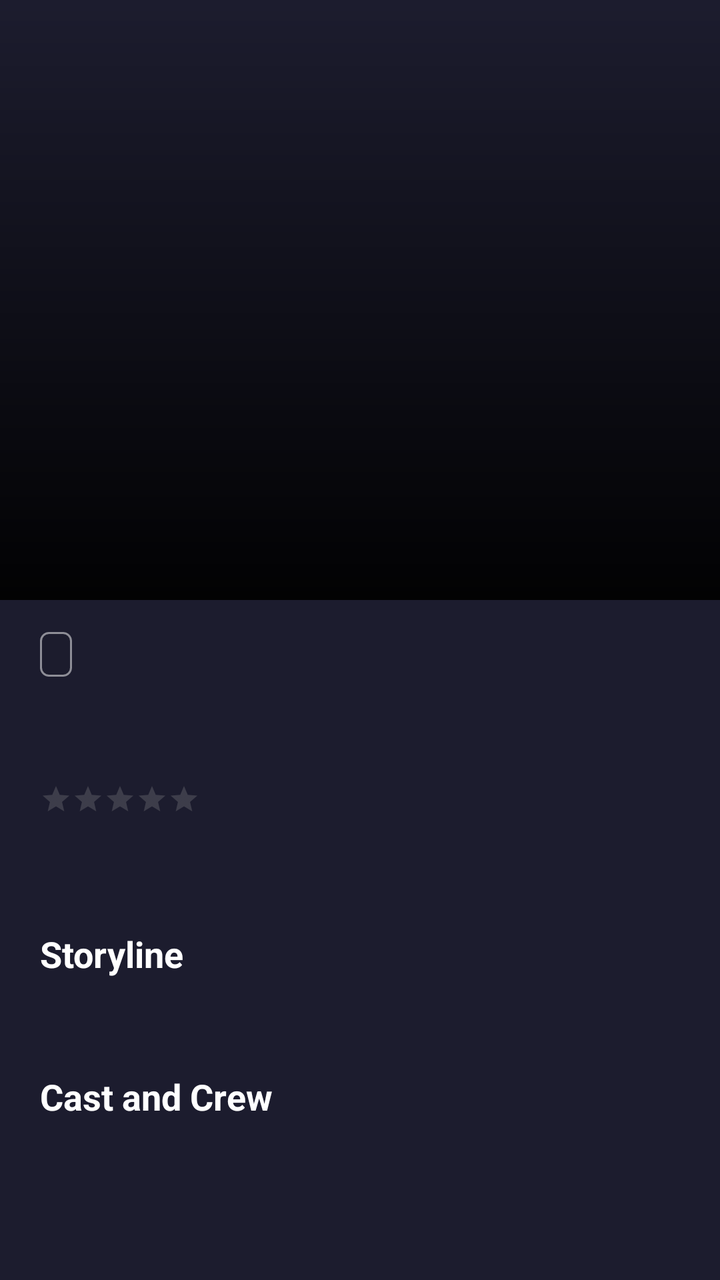
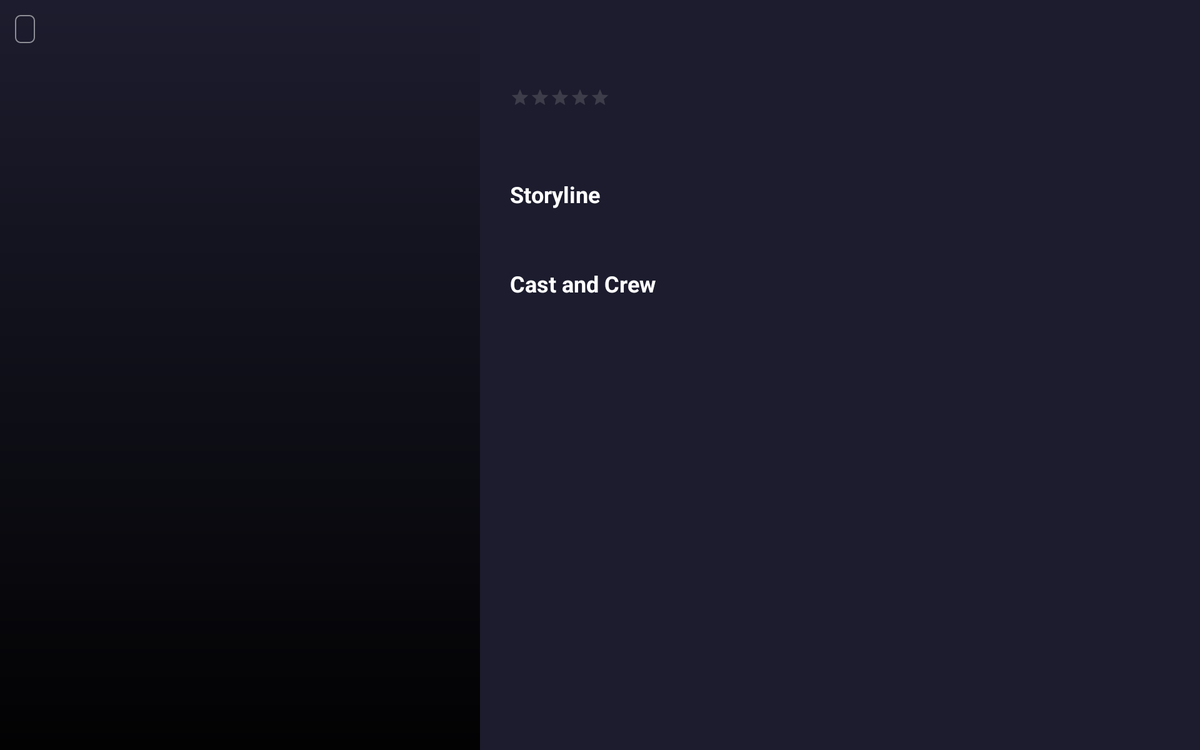

One screen, two layout resources from the same app: the default and the repository's alternative for another configuration. Each is rendered where Android would select it; the XML of both is given below.
<!-- AndroidManifest.xml: application theme Theme.KinoMaket -->
<!-- res/layout/fragment_movie_detail.xml -->
<?xml version="1.0" encoding="utf-8"?>
<FrameLayout
    xmlns:android="http://schemas.android.com/apk/res/android"
    android:layout_width="match_parent"
    android:layout_height="match_parent">

    <ScrollView
        android:layout_width="match_parent"
        android:layout_height="match_parent"
        android:fillViewport="true">

        <LinearLayout
            android:layout_width="match_parent"
            android:layout_height="wrap_content"
            android:orientation="vertical">

            <FrameLayout
                android:layout_width="match_parent"
                android:layout_height="300dp">

                <ImageView
                    android:id="@+id/moviePoster"
                    android:layout_width="match_parent"
                    android:layout_height="match_parent"
                    android:scaleType="centerCrop"
                    android:contentDescription="@null" />

                <View
                    android:layout_width="match_parent"
                    android:layout_height="match_parent"
                    android:background="@drawable/bg_bottom_gradient" />

            </FrameLayout>

            <LinearLayout
                android:layout_width="match_parent"
                android:layout_height="wrap_content"
                android:orientation="vertical"
                android:paddingStart="20dp"
                android:paddingEnd="20dp"
                android:paddingTop="16dp"
                android:paddingBottom="24dp">

                <TextView
                    android:id="@+id/tvAgeBadge"
                    android:layout_width="wrap_content"
                    android:layout_height="wrap_content"
                    android:background="@drawable/bg_age_badge"
                    android:paddingStart="8dp"
                    android:paddingEnd="8dp"
                    android:paddingTop="3dp"
                    android:paddingBottom="3dp"
                    android:textColor="@color/colorTextPrimary"
                    android:textSize="12sp"
                    android:textStyle="bold" />

                <TextView
                    android:id="@+id/tvTitle"
                    android:layout_width="wrap_content"
                    android:layout_height="wrap_content"
                    android:layout_marginTop="8dp"
                    android:textColor="@color/colorTextPrimary"
                    android:textSize="28sp"
                    android:textStyle="bold" />

                <RatingBar
                    android:id="@+id/ratingBar"
                    style="@style/Widget.AppCompat.RatingBar.Small"
                    android:layout_width="wrap_content"
                    android:layout_height="wrap_content"
                    android:layout_marginTop="8dp"
                    android:numStars="5"
                    android:stepSize="0.5"
                    android:isIndicator="true"
                    android:progressTint="@color/colorPrimary"
                    android:secondaryProgressTint="@color/colorPrimary"
                    android:progressBackgroundTint="@color/colorTextSecondary" />

                <TextView
                    android:id="@+id/tvYearGenres"
                    android:layout_width="wrap_content"
                    android:layout_height="wrap_content"
                    android:layout_marginTop="8dp"
                    android:textColor="@color/colorTextSecondary"
                    android:textSize="14sp" />

                <com.google.android.material.chip.ChipGroup
                    android:id="@+id/chipGroupGenres"
                    android:layout_width="match_parent"
                    android:layout_height="wrap_content"
                    android:layout_marginTop="10dp" />

                <TextView
                    android:layout_width="wrap_content"
                    android:layout_height="wrap_content"
                    android:layout_marginTop="20dp"
                    android:text="@string/storyline"
                    android:textColor="@color/colorTextPrimary"
                    android:textSize="18sp"
                    android:textStyle="bold" />

                <TextView
                    android:id="@+id/tvStoryline"
                    android:layout_width="match_parent"
                    android:layout_height="wrap_content"
                    android:layout_marginTop="8dp"
                    android:textColor="@color/colorTextSecondary"
                    android:textSize="14sp"
                    android:lineSpacingExtra="4dp" />

                <TextView
                    android:layout_width="wrap_content"
                    android:layout_height="wrap_content"
                    android:layout_marginTop="20dp"
                    android:text="@string/cast_and_crew"
                    android:textColor="@color/colorTextPrimary"
                    android:textSize="18sp"
                    android:textStyle="bold" />

                <HorizontalScrollView
                    android:layout_width="match_parent"
                    android:layout_height="wrap_content"
                    android:layout_marginTop="12dp"
                    android:scrollbars="none">

                    <LinearLayout
                        android:id="@+id/castContainer"
                        android:layout_width="wrap_content"
                        android:layout_height="wrap_content"
                        android:orientation="horizontal"
                        android:paddingBottom="8dp" />

                </HorizontalScrollView>

            </LinearLayout>

        </LinearLayout>

    </ScrollView>

    
    <ImageButton
        android:id="@+id/btnBack"
        android:layout_width="48dp"
        android:layout_height="48dp"
        android:layout_gravity="top|start"
        android:layout_margin="12dp"
        android:src="@drawable/ic_arrow_back"
        android:background="?attr/selectableItemBackgroundBorderless"
        android:clickable="true"
        android:focusable="true"
        android:contentDescription="@string/cd_back" />

</FrameLayout>
<!-- resources referenced by this layout -->
<resources>
  <color name="colorPrimary">#F0B429</color>
  <color name="colorTextPrimary">#FFFFFF</color>
  <color name="colorTextSecondary">#9B9B9B</color>
  <!-- drawable bg_age_badge (drawable) -->
  <?xml version="1.0" encoding="utf-8"?>
  <shape xmlns:android="http://schemas.android.com/apk/res/android"
      android:shape="rectangle">
      <solid android:color="@color/colorBadgeBg"/>
      <corners android:radius="4dp"/>
      <stroke android:width="1dp" android:color="#80FFFFFF"/>
  </shape>
  <!-- drawable bg_bottom_gradient (drawable) -->
  <?xml version="1.0" encoding="utf-8"?>
  <shape xmlns:android="http://schemas.android.com/apk/res/android"
      android:shape="rectangle">
      <gradient
          android:startColor="#00000000"
          android:endColor="#F2000000"
          android:angle="270"/>
  </shape>
  <string name="cast_and_crew">Cast and Crew</string>
  <string name="cd_back">Back</string>
  <string name="storyline">Storyline</string>
  <style name="Theme.KinoMaket" parent="Base.Theme.KinoMaket" />
  <color name="colorBadgeBg">#CC1C1C2E</color>
  <style name="Base.Theme.KinoMaket" parent="Theme.Material3.DayNight.NoActionBar">
          <item name="colorPrimary">@color/colorPrimary</item>
          <item name="colorOnPrimary">@color/colorBackground</item>
          <item name="colorSurface">@color/colorSurface</item>
          <item name="colorOnSurface">@color/colorTextPrimary</item>
          <item name="android:colorBackground">@color/colorBackground</item>
          <item name="android:windowBackground">@color/colorBackground</item>
          <item name="android:statusBarColor">@color/colorBackground</item>
          <item name="android:navigationBarColor">@color/colorBackground</item>
          <item name="android:windowLightStatusBar" tools:targetApi="23">false</item>
      </style>
  <color name="colorBackground">#1C1C2E</color>
  <color name="colorSurface">#252836</color>
</resources>
<!-- res/layout-sw600dp-land/fragment_movie_detail.xml (the repository's variant of the layout above) -->
<!-- drawn on a 7-inch tablet turned sideways -->
<?xml version="1.0" encoding="utf-8"?>
<FrameLayout
    xmlns:android="http://schemas.android.com/apk/res/android"
    android:layout_width="match_parent"
    android:layout_height="match_parent">

    <LinearLayout
        android:layout_width="match_parent"
        android:layout_height="match_parent"
        android:orientation="horizontal">

        
        <FrameLayout
            android:layout_width="0dp"
            android:layout_height="match_parent"
            android:layout_weight="2">

            <ImageView
                android:id="@+id/moviePoster"
                android:layout_width="match_parent"
                android:layout_height="match_parent"
                android:scaleType="centerCrop"
                android:contentDescription="@null" />

            <View
                android:layout_width="match_parent"
                android:layout_height="match_parent"
                android:background="@drawable/bg_bottom_gradient" />

            <TextView
                android:id="@+id/tvAgeBadge"
                android:layout_width="wrap_content"
                android:layout_height="wrap_content"
                android:layout_gravity="top|start"
                android:layout_margin="12dp"
                android:background="@drawable/bg_age_badge"
                android:paddingStart="8dp"
                android:paddingEnd="8dp"
                android:paddingTop="3dp"
                android:paddingBottom="3dp"
                android:textColor="@color/colorTextPrimary"
                android:textSize="12sp"
                android:textStyle="bold" />

        </FrameLayout>

        
        <ScrollView
            android:layout_width="0dp"
            android:layout_height="match_parent"
            android:layout_weight="3"
            android:fillViewport="true">

            <LinearLayout
                android:layout_width="match_parent"
                android:layout_height="wrap_content"
                android:orientation="vertical"
                android:paddingStart="24dp"
                android:paddingEnd="24dp"
                android:paddingTop="24dp"
                android:paddingBottom="24dp">

                <TextView
                    android:id="@+id/tvTitle"
                    android:layout_width="wrap_content"
                    android:layout_height="wrap_content"
                    android:textColor="@color/colorTextPrimary"
                    android:textSize="28sp"
                    android:textStyle="bold" />

                <RatingBar
                    android:id="@+id/ratingBar"
                    style="@style/Widget.AppCompat.RatingBar.Small"
                    android:layout_width="wrap_content"
                    android:layout_height="wrap_content"
                    android:layout_marginTop="8dp"
                    android:numStars="5"
                    android:stepSize="0.5"
                    android:isIndicator="true"
                    android:progressTint="@color/colorPrimary"
                    android:secondaryProgressTint="@color/colorPrimary"
                    android:progressBackgroundTint="@color/colorTextSecondary" />

                <TextView
                    android:id="@+id/tvYearGenres"
                    android:layout_width="wrap_content"
                    android:layout_height="wrap_content"
                    android:layout_marginTop="8dp"
                    android:textColor="@color/colorTextSecondary"
                    android:textSize="14sp" />

                <com.google.android.material.chip.ChipGroup
                    android:id="@+id/chipGroupGenres"
                    android:layout_width="match_parent"
                    android:layout_height="wrap_content"
                    android:layout_marginTop="10dp" />

                <TextView
                    android:layout_width="wrap_content"
                    android:layout_height="wrap_content"
                    android:layout_marginTop="20dp"
                    android:text="@string/storyline"
                    android:textColor="@color/colorTextPrimary"
                    android:textSize="18sp"
                    android:textStyle="bold" />

                <TextView
                    android:id="@+id/tvStoryline"
                    android:layout_width="match_parent"
                    android:layout_height="wrap_content"
                    android:layout_marginTop="8dp"
                    android:textColor="@color/colorTextSecondary"
                    android:textSize="14sp"
                    android:lineSpacingExtra="4dp" />

                <TextView
                    android:layout_width="wrap_content"
                    android:layout_height="wrap_content"
                    android:layout_marginTop="20dp"
                    android:text="@string/cast_and_crew"
                    android:textColor="@color/colorTextPrimary"
                    android:textSize="18sp"
                    android:textStyle="bold" />

                <HorizontalScrollView
                    android:layout_width="match_parent"
                    android:layout_height="wrap_content"
                    android:layout_marginTop="12dp"
                    android:scrollbars="none">

                    <LinearLayout
                        android:id="@+id/castContainer"
                        android:layout_width="wrap_content"
                        android:layout_height="wrap_content"
                        android:orientation="horizontal"
                        android:paddingBottom="8dp" />

                </HorizontalScrollView>

            </LinearLayout>

        </ScrollView>

    </LinearLayout>

    
    <ImageButton
        android:id="@+id/btnBack"
        android:layout_width="48dp"
        android:layout_height="48dp"
        android:layout_gravity="top|start"
        android:layout_margin="12dp"
        android:src="@drawable/ic_arrow_back"
        android:background="?attr/selectableItemBackgroundBorderless"
        android:clickable="true"
        android:focusable="true"
        android:visibility="gone"
        android:contentDescription="@string/cd_back" />

</FrameLayout>
